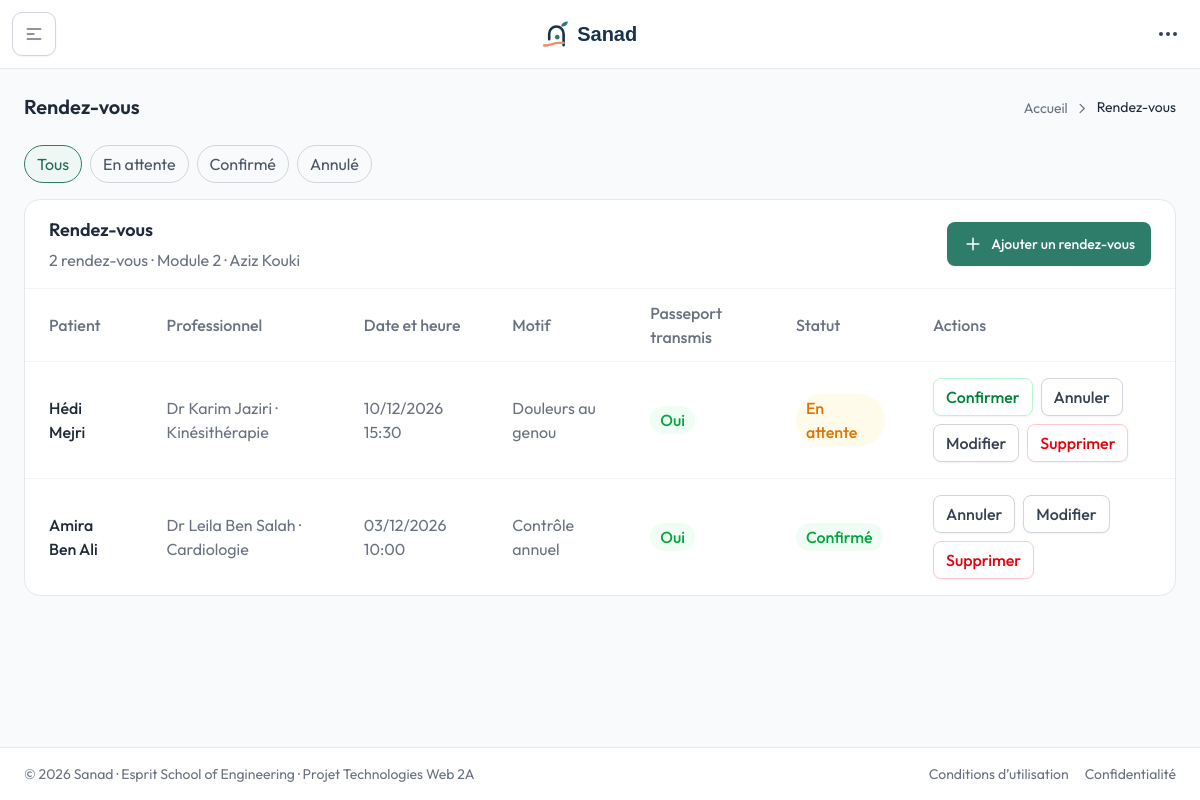
Page /backoffice/index.php?page=rendezvous (signed in) on the committed database.
### tables this page shows
CREATE TABLE rendez_vous (
  id INT AUTO_INCREMENT PRIMARY KEY,
  dateHeure DATETIME NOT NULL,
  motif VARCHAR(150) NOT NULL,
  statut ENUM('en_attente','confirme','annule') NOT NULL DEFAULT 'en_attente',
  passeportTransmis TINYINT(1) NOT NULL DEFAULT 0,
  professionnelId INT NOT NULL,
  utilisateurId INT NOT NULL,
  CONSTRAINT fk_rendez_vous_professionnel FOREIGN KEY (professionnelId) REFERENCES professionnel(id) ON DELETE RESTRICT,
  CONSTRAINT fk_rendez_vous_utilisateur FOREIGN KEY (utilisateurId) REFERENCES utilisateur(id) ON DELETE RESTRICT
);

### backoffice/Controllers/Controller.php (called while the page is built, shortened)
<?php
abstract class Controller
{
    protected function render(string $view, array $data = [], ?string $scriptsView = null): void
    {
        $content      = $this->capture(__DIR__ . '/../Views/' . $view . '.php', $data);
        require_once __DIR__ . '/../Views/includes/layout.php';
    }
    protected function capture(string $file, array $data = []): string
    {
        extract($data);
        require $file;
        return (string) ob_get_clean();
    }
}

### backoffice/Controllers/RendezVousController.php (called while the page is built, shortened)
<?php
class RendezVousController extends Controller
{
    private PDO $db;
    public function __construct()
    {
        $this->db = Database::getConnexion();
    }
    public function index(): void
    {
        $statut = (string) ($_GET['statut'] ?? '');
        if (!array_key_exists($statut, RendezVous::STATUTS)) {
            $statut = '';
        }
        $sql = 'SELECT r.*, p.prenom AS proPrenom, p.nom AS proNom, p.specialite, u.prenom, u.nom
                  FROM rendez_vous r INNER JOIN professionnel p ON p.id = r.professionnelId INNER JOIN utilisateur u ON u.id = r.utilisateurId';
        $params = [];
        $stmt = $this->db->prepare($sql . ' ORDER BY r.dateHeure DESC');
        $stmt->execute($params);
        $lignes = array_map(fn($r) => ['rdv' => RendezVous::fromArray($r), 'patient' => trim($r['prenom'] . ' ' . $r['nom']),
            'pro' => 'Dr ' . trim($r['proPrenom'] . ' ' . $r['proNom']) . ' · ' . $r['specialite']], $stmt->fetchAll());
        $this->render('rendezvous', ['lignes' => $lignes, 'statut' => $statut, 'csrfToken' => $this->csrf(), 'flash' => AuthController::prendreFlash()]);
    }
}

### backoffice/index.php (called while the page is built, shortened)
<?php
require_once __DIR__ . '/config.php';
require_once __DIR__ . '/Controllers/Controller.php';
require_once __DIR__ . '/Views/includes/helpers.php';
$page = (string) ($_GET['page'] ?? 'dashboard');
[$controller, $action] = $routes[$page];
(new $controller())->$action();

### backoffice/config.php (called while the page is built, shortened)
<?php
class Database
{
    private static ?PDO $pdo = null;
    public static function getConnexion(): PDO
    {
        if (self::$pdo === null) {
            try {
                self::$pdo = new PDO(
                    'mysql:host=' . self::HOST . ';dbname=' . self::DBNAME . ';charset=utf8mb4',
                    self::USER,
                    self::PASSWORD,
                    [
                        PDO::ATTR_ERRMODE            => PDO::ERRMODE_EXCEPTION,
                        PDO::ATTR_DEFAULT_FETCH_MODE => PDO::FETCH_ASSOC,
                        PDO::ATTR_EMULATE_PREPARES   => false,
                    ]
                );
            } catch (PDOException $e) {
                error_log($e->getMessage());
                http_response_code(500);
                die('Erreur : connexion à la base de données impossible. Vérifiez config.php et que MySQL est démarré.');
            }
        }
        return self::$pdo;
    }
}
if (!function_exists('e')) {
    function e($value): string
    {
        return htmlspecialchars((string) ($value ?? ''), ENT_QUOTES, 'UTF-8');
    }
}

### backoffice/Models/RendezVous.php (called while the page is built, shortened)
<?php
class RendezVous
{
    private ?int $id = null;
    private ?string $dateHeure = null;
    private ?string $motif = null;
    private ?string $statut = null;
    private ?bool $passeportTransmis = null;
    public static function fromArray(array $row): self
    {
        $o = new self();
        foreach ($row as $key => $value) {
            if (property_exists($o, $key) && $value !== null) {
                $o->$key = $value;
            }
        }
        return $o;
    }
    public function getId(): ?int
    {
        return $this->id;
    }
    public function getDateHeure(): ?string
    {
        return $this->dateHeure;
    }
    public function getMotif(): ?string
    {
        return $this->motif;
    }
    public function getStatut(): ?string
    {
        return $this->statut;
    }
    public function isPasseportTransmis(): ?bool
    {
        return $this->passeportTransmis;
    }
    public function getLibelleStatut(): string
    {
        return self::STATUTS[$this->statut] ?? (string) $this->statut;
    }
}

### backoffice/Views/rendezvous.php (the view, shortened to what this page needs)
<?php
$td = CLASSE_CELLULE;
?>
<?= filAriane('Rendez-vous') ?>
<div class="mb-4 flex flex-wrap gap-2">
  <?php foreach (['' => 'Tous'] + RendezVous::STATUTS as $cle => $libelle): ?>
    <a href="index.php?page=rendezvous<?= $cle !== '' ? '&amp;statut=' . e($cle) : '' ?>" class="rounded-full border px-3 py-1.5 text-theme-sm <?= $statut === $cle ? 'border-brand-500 bg-brand-50 text-brand-600' : 'border-gray-300 text-gray-600 dark:border-gray-700 dark:text-gray-400' ?>"><?= e($libelle) ?></a>
  <?php endforeach; ?>
</div>
<div class="rounded-2xl border border-gray-200 bg-white dark:border-gray-800 dark:bg-white/3">
  <?= enteteListe('Rendez-vous', count($lignes) . ' rendez-vous · Module 2 · Aziz Kouki', 'rendezvous', null, 'index.php?page=rendezvous-form', 'Ajouter un rendez-vous') ?>
  <?= debutTableau(['Patient', 'Professionnel', 'Date et heure', 'Motif', 'Passeport transmis', 'Statut', 'Actions']) ?>
    <?php foreach ($lignes as $ligne): $r = $ligne['rdv']; ?>
      <tr class="transition hover:bg-gray-50/50 dark:hover:bg-white/2">
        <td class="<?= $td ?>"><span class="font-medium text-gray-800 dark:text-white/90"><?= e($ligne['patient']) ?></span></td>
        <td class="<?= $td ?>"><?= e($ligne['pro']) ?></td>
        <td class="<?= $td ?>"><?= e(dateFr($r->getDateHeure(), true)) ?></td>
        <td class="<?= $td ?>"><?= e($r->getMotif()) ?></td>
        <td class="<?= $td ?>"><?= $r->isPasseportTransmis() ? badge('Oui', 'vert') : badge('Non') ?></td>
        <td class="<?= $td ?>"><?= badge($r->getLibelleStatut(), couleurStatut((string) $r->getStatut())) ?></td>
        <td class="<?= $td ?>"><div class="flex flex-wrap items-center gap-2">
          <?php if ($r->getStatut() === 'en_attente'): ?><?= boutonAction('index.php?page=rendezvous-statut', (int) $r->getId(), $csrfToken, 'Confirmer', 'succes', '', ['statut' => 'confirme']) ?><?php endif; ?>
          <?php if ($r->getStatut() !== 'annule'): ?><?= boutonAction('index.php?page=rendezvous-statut', (int) $r->getId(), $csrfToken, 'Annuler', 'neutre', 'Annuler ce rendez-vous ?', ['statut' => 'annule']) ?><?php endif; ?>
          <?= boutonModifier('index.php?page=rendezvous-edit&id=' . (int) $r->getId()) ?>
          <?= boutonAction('index.php?page=rendezvous-delete', (int) $r->getId(), $csrfToken, 'Supprimer', 'danger', 'Supprimer définitivement ce rendez-vous ?') ?>
        </div></td>
      </tr>
    <?php endforeach; ?>
  <?= finTableau(count($lignes), 7, 'Aucun rendez-vous.') ?>
</div>

### rows in the picture
rendez_vous: dateHeure "10/12/2026 15:30", motif "Douleurs au genou"
rendez_vous: dateHeure "03/12/2026 10:00", motif "Contrôle annuel"

### other values in the picture
$titre "Rendez-vous"
$libelle "Tous"
$libelle "En attente"
$libelle "Confirmé"
$libelle "Annulé"
$sousTitre "2 rendez-vous · Module 2 · Aziz Kouki"
$libelleAjout "Ajouter un rendez-vous"
$c "Patient"
$c "Professionnel"
$c "Date et heure"
$c "Motif"
$c "Passeport transmis"
$c "Statut"
$c "Actions"
$ligne['patient'] "Hédi Mejri"
